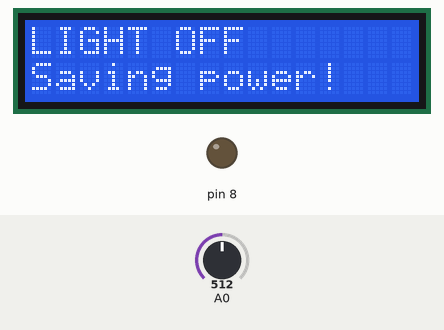
Recording of a sketch running on a simulated Arduino Uno, built with avr-gcc and run on an emulated ATmega328P. On the bench: 16×2 character LCD, output pins drawn as LEDs (lit = HIGH). The inputs (shaded band) are chosen by the test bench; at power-on: A0 = 512. What the sketch prints to the serial monitor is not drawn.

Above: at 1.2 s.
1.3 s: A0 set to 106
3.2 s: A0 set to 94
At 5.0 s:
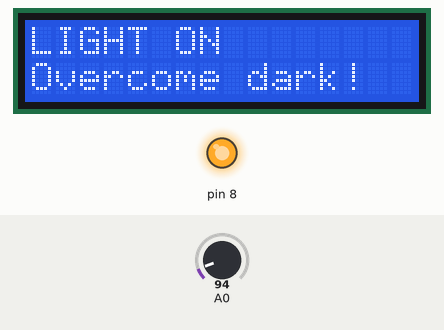
5.5 s: A0 set to 110
At 6.9 s:
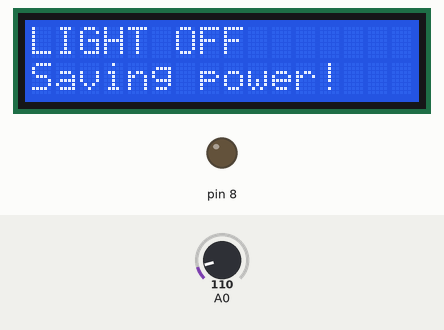
7.6 s: A0 set to 90
At 8.8 s:
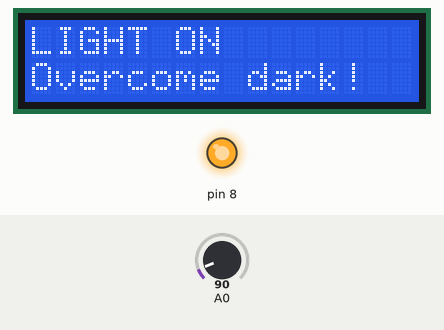
Timing chart, 0 to 10.6 s (numbered marks = the images above; inputs shaded):
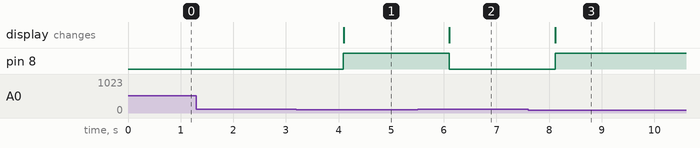

The sketch:

light.ino
```cpp
#include <LiquidCrystal.h>
int light = 0;

LiquidCrystal lcd(12, 11, 5, 4, 3, 2);


void setup() {
    // put your setup code here, to run once:
    lcd.begin(16,2);
    lcd.clear();
    lcd.setCursor(0,0);
    //lcd.print("Condition");
    Serial.begin(9600);
    pinMode(8, OUTPUT);

}

void loop() {
    // put your main code here, to run repeatedly:
    light = analogRead(A0); // read and save value from PR

    Serial.println(light); // print current light value

    if(light > 100) { // If it is bright...
        Serial.println("It is quite light!");
        digitalWrite(8,LOW); //turn LED off
        lcd.setCursor(0,0);
        lcd.clear();
        lcd.print("LIGHT OFF");
        lcd.setCursor(0,1);
        lcd.print("Saving power!");

    }

    else { // If it's dark...
        Serial.println("It is pretty dark!");
        digitalWrite(8,HIGH); // Turn left LED on
        lcd.setCursor(0,0);
        lcd.clear();
        lcd.print("LIGHT ON");
        lcd.setCursor(0,1);
        lcd.print("Overcome dark!");

    }
    delay(1000);
}
```

Measured:
- the behaviour switches between 101 and 100 on A0 (found by bisection; images 0 and 1)
- after the input at 1.3 s, every drawn part: stays the same
- after the input at 3.2 s, pin 8: LOW → HIGH after 0.89 s; the display: changes after 0.89 s (image 1)
- after the input at 5.5 s, pin 8: HIGH → LOW after 0.60 s; the display: changes after 0.61 s (image 2)
- after the input at 7.6 s, pin 8: LOW → HIGH after 0.51 s; the display: changes after 0.52 s (image 3)
